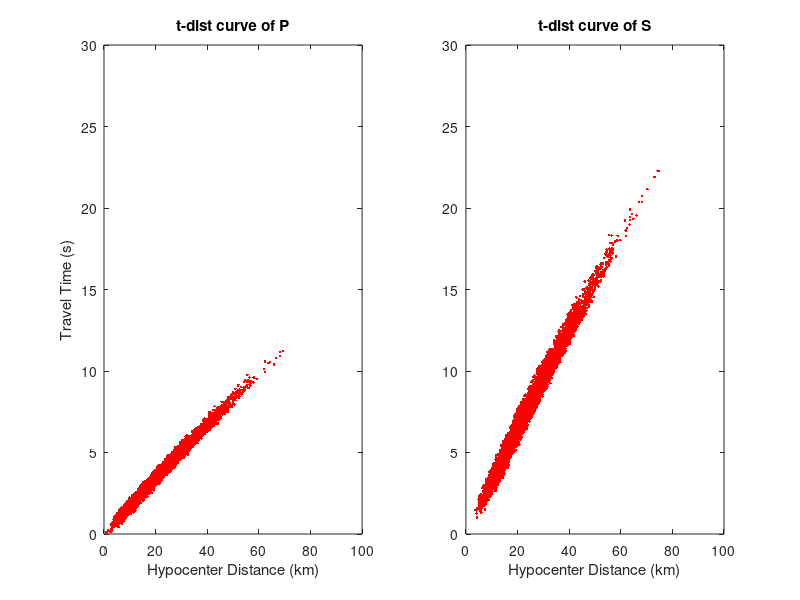

Here is the MATLAB script that generated this plot:
close all;
clc
clear;
%
% plot travel time versus hypocenter distance.
% Input file: t_dist.dat
%
% M. Zhang modified from Hao Guo
%


%% separate P and S t-dist data.
t_d = load('t_dist.dat');
n1 = 0; n2 = 0;
for i = 1:length(t_d(:,1))
    if t_d(i,3)==1
        n1 = n1+1;
        t_d_P(n1,1) = t_d(i,1);
        t_d_P(n1,2) = t_d(i,2);
    elseif t_d(i,3)==2
        n2 = n2+1;
        t_d_S(n2,1) = t_d(i,1);
        t_d_S(n2,2) = t_d(i,2);
    end
end
%% plot t-dist curve of P wave
figure;
subplot(1,2,1);
plot(t_d_P(:,2),t_d_P(:,1),'r.');hold on;

axis([0 100 0 30]);
title('t-dist curve of P');
xlabel('Hypocenter Distance (km)');ylabel('Travel Time (s)');

%% plot t-dist curve of S wave
subplot(1,2,2); 
plot(t_d_S(:,2),t_d_S(:,1),'r.');hold on;

axis([0 100 0 30]);
title('t-dist curve of S');
xlabel('Hypocenter Distance (km)');
print('-depsc2','t_dist','-r300');
